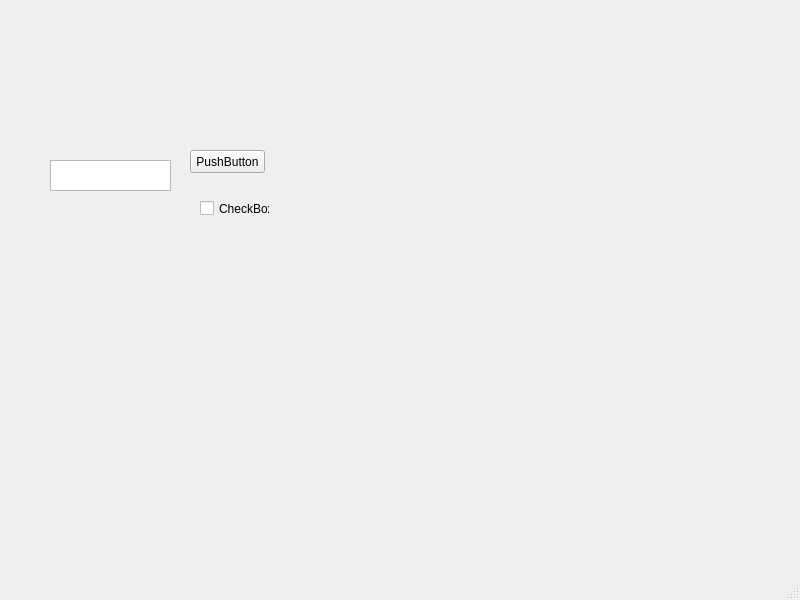
<?xml version="1.0" encoding="UTF-8"?>
<ui version="4.0">
 <class>MainWindow</class>
 <widget class="QMainWindow" name="MainWindow">
  <property name="geometry">
   <rect>
    <x>0</x>
    <y>0</y>
    <width>800</width>
    <height>600</height>
   </rect>
  </property>
  <property name="windowTitle">
   <string>MainWindow</string>
  </property>
  <widget class="QWidget" name="centralwidget">
   <widget class="QPushButton" name="pushButton">
    <property name="geometry">
     <rect>
      <x>190</x>
      <y>150</y>
      <width>75</width>
      <height>23</height>
     </rect>
    </property>
    <property name="text">
     <string>PushButton</string>
    </property>
   </widget>
   <widget class="QCheckBox" name="checkBox">
    <property name="geometry">
     <rect>
      <x>200</x>
      <y>200</y>
      <width>70</width>
      <height>17</height>
     </rect>
    </property>
    <property name="text">
     <string>CheckBox</string>
    </property>
   </widget>
   <widget class="QTextEdit" name="textEdit">
    <property name="geometry">
     <rect>
      <x>50</x>
      <y>160</y>
      <width>121</width>
      <height>31</height>
     </rect>
    </property>
   </widget>
  </widget>
  <widget class="QMenuBar" name="menubar">
   <property name="geometry">
    <rect>
     <x>0</x>
     <y>0</y>
     <width>800</width>
     <height>21</height>
    </rect>
   </property>
  </widget>
  <widget class="QStatusBar" name="statusbar"/>
 </widget>
 <resources/>
 <connections/>
</ui>
